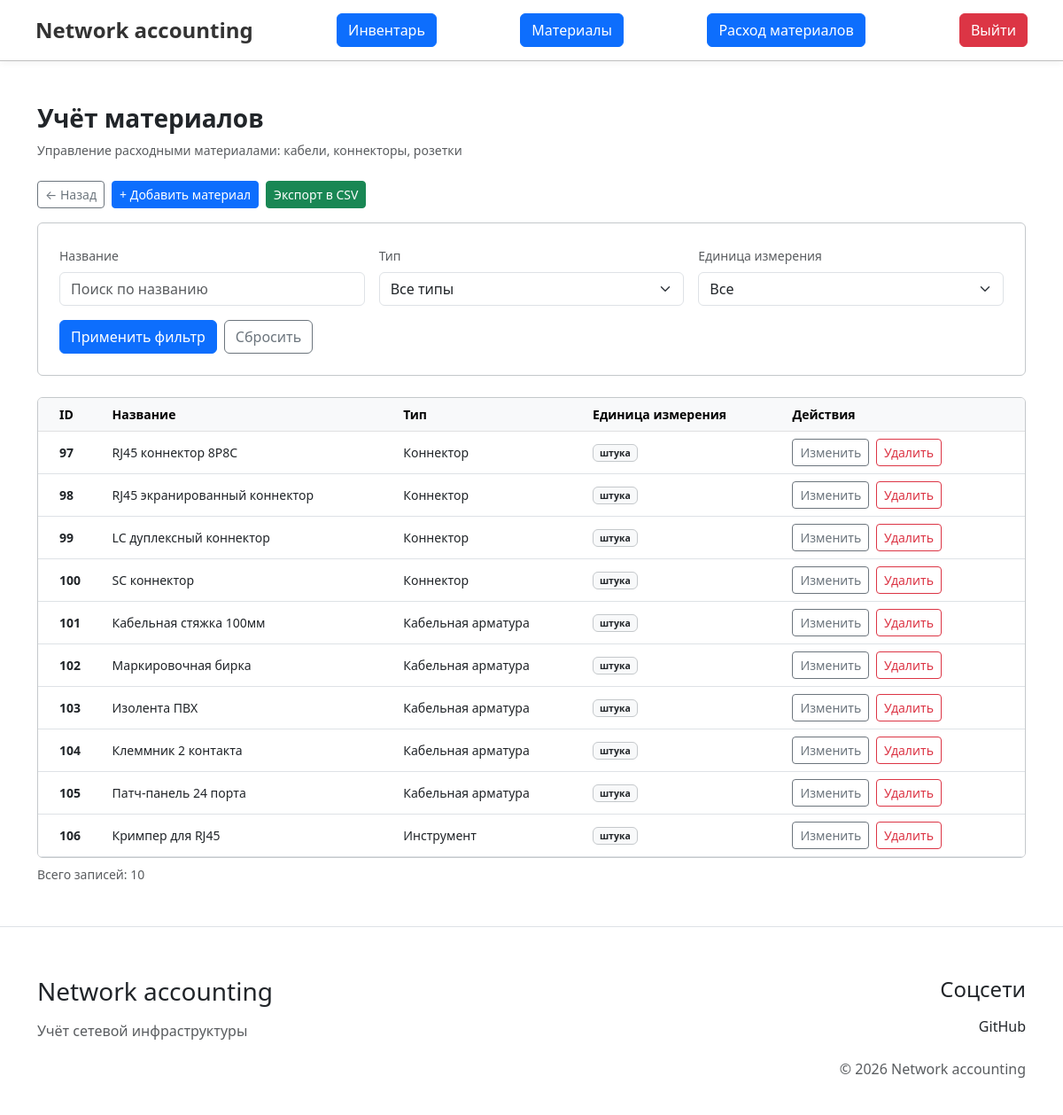
The app's page /controllers/materials/materials_view.php?action=index (signed in) with its own data.
### tables this page shows
CREATE TABLE `materials` (
  `id` int(11) NOT NULL AUTO_INCREMENT,
  `name` varchar(100) NOT NULL,
  `type` int(11) NOT NULL,
  `unit` enum('m','pcs') NOT NULL,
  PRIMARY KEY (`id`),
  KEY `fk_material_type` (`type`),
  CONSTRAINT `fk_material_type` FOREIGN KEY (`type`) REFERENCES `material_type` (`id`) ON UPDATE CASCADE
);

CREATE TABLE `material_type` (
  `id` int(11) NOT NULL AUTO_INCREMENT,
  `name` varchar(255) NOT NULL,
  `display_name` varchar(255) NOT NULL,
  PRIMARY KEY (`id`)
);

### app/includes/functions.php (called while the page is built, shortened)
<?php
function getAllMaterialsFiltered($pdo, $page = 1, $perPage = 10, $filters = [])
{
    $offset = ($page - 1) * $perPage;
    $where = [];
    $params = [];
    $whereClause = $where ? "WHERE " . implode(" AND ", $where) : "";
    $countSql = "SELECT COUNT(*) FROM materials m $whereClause";
    $countStmt = $pdo->prepare($countSql);
    $countStmt->execute();
    $total = $countStmt->fetchColumn();
    $sql = "SELECT
                m.*,
                mt.display_name as type_name
            FROM materials m
            LEFT JOIN material_type mt ON m.type = mt.id
            $whereClause
            ORDER BY m.id
            LIMIT $offset, $perPage";
    $stmt = $pdo->prepare($sql);
    $stmt->execute();
    return [
        'materials' => $stmt->fetchAll(),
        'total' => $total,
        'page' => $page,
        'perPage' => $perPage,
        'totalPages' => ceil($total / $perPage)
    ];
}
?>

### app/view/materials/materials.php (the view, shortened to what this page needs)
<?php include '../../app/includes/header.php'; ?>
    <div class="container my-5">
        <div class="row mb-4">
            <div class="col-12">
                <h1 class="h3 mb-2 fw-bold">Учёт материалов</h1>
                <div class="text-muted small">
                    <span>Управление расходными материалами: кабели, коннекторы, розетки</span>
                </div>
            </div>
        </div>
        <div class="row mb-4">
            <div class="col-12">
                <div class="mb-3 d-flex gap-2">
                    <a href="../../" class="btn btn-sm btn-outline-secondary">
                        &larr; Назад
                    </a>
                    <a href="../../app/view/materials/insert_material.php" class="btn btn-sm btn-primary">
                        + Добавить материал
                    </a>
                    <a href="../export_to_csv.php?type=materials" class="btn btn-sm btn-success">
                        Экспорт в CSV
                    </a>
                </div>
                <div class="card border-secondary-subtle">
                    <div class="card-body p-4">
                        <form method="GET" action="" class="row g-3">
                            <div class="col-md-4">
                                <label class="form-label small fw-medium text-muted">Название</label>
                                <input type="text" name="name" class="form-control"
                                       value="<?php echo htmlspecialchars($_GET['name'] ?? ''); ?>"
                                       placeholder="Поиск по названию">
                            </div>
                            <div class="col-md-4">
                                <label class="form-label small fw-medium text-muted">Тип</label>
                                <select name="type" class="form-select">
                                    <option value="">Все типы</option>
                                </select>
                            </div>
                            <div class="col-md-4">
                                <label class="form-label small fw-medium text-muted">Единица измерения</label>
                                <select name="unit" class="form-select">
                                    <option value="">Все</option>
                                </select>
                            </div>
                            <div class="col-12 d-flex gap-2">
                                <button type="submit" class="btn btn-primary">Применить фильтр</button>
                                <a href="?" class="btn btn-outline-secondary">Сбросить</a>
                            </div>
                        </form>
                    </div>
                </div>
            </div>
        </div>
        <div class="row mb-4">
            <div class="col-12">
                <div class="table-responsive card border-secondary-subtle bg-white">
                    <div class="card-body p-0">
                        <table class="table table-hover align-middle mb-0">
                            <thead class="table-light text-muted small">
                            <tr>
                                <th class="ps-4">ID</th>
                                <th>Название</th>
                                <th>Тип</th>
                                <th>Единица измерения</th>
                                <th class="pe-4">Действия</th>
                            </tr>
                            </thead>
                            <tbody class="small">
                            <?php if (empty($result['materials'])): ?>
                                <tr>
                                    <td colspan="5" class="text-center py-4 text-muted">
                                        Материалы не найдены
                                    </td>
                                </tr>
                            <?php else: ?>
                                <?php foreach ($result['materials'] as $material): ?>
                                    <tr>
                                        <td class="ps-4 fw-bold"><?php echo $material['id']; ?></td>
                                        <td><?php echo htmlspecialchars($material['name']); ?></td>
                                        <td><?php echo htmlspecialchars($material['type_name']); ?></td>
                                        <td>
                                            <?php
                                            if ($material['unit'] == 'm') {
                                                echo '<span class="badge bg-light text-dark border border-secondary-subtle">метр</span>';
                                            } else {
                                                echo '<span class="badge bg-light text-dark border border-secondary-subtle">штука</span>';
                                            }
                                            ?>
                                        </td>
                                        <td class="pe-4">
                                            <a href="../../app/view/materials/update_material.php?id=<?php echo $material['id']; ?>"
                                               class="btn btn-sm btn-outline-secondary me-1">
                                                Изменить
                                            </a>
                                            <a href="?action=delete&id=<?php echo $material['id']; ?>"
                                               class="btn btn-sm btn-outline-danger"
                                               onclick="return confirm('Удалить материал?')">
                                                Удалить
                                            </a>
                                        </td>
                                    </tr>
                                <?php endforeach; ?>
                            <?php endif; ?>
                            </tbody>
                        </table>
                    </div>
                </div>
                <?php if (!empty($result['materials'])): ?>
                    <div class="mt-2 text-muted small">
                        Всего записей: <?php echo $result['total']; ?>
                    </div>
                <?php endif; ?>
            </div>
        </div>
    </div>
<?php include '../../app/includes/footer.php'; ?>

### public/assets/css/style.css (style rules this page uses)
html, body { height: 100%; margin: 0; padding: 0; }
body { display: flex; flex-direction: column; min-height: 100vh; }

### records on screen
materials: id "97", name "RJ45 коннектор 8P8C", type.display_name "Коннектор", unit "штука"
materials: id "98", name "RJ45 экранированный коннектор", type.display_name "Коннектор", unit "штука"
materials: id "99", name "LC дуплексный коннектор", type.display_name "Коннектор", unit "штука"
materials: id "100", name "SC коннектор", type.display_name "Коннектор", unit "штука"
materials: id "101", name "Кабельная стяжка 100мм", type.display_name "Кабельная арматура", unit "штука"
materials: id "102", name "Маркировочная бирка", type.display_name "Кабельная арматура", unit "штука"
materials: id "103", name "Изолента ПВХ", type.display_name "Кабельная арматура", unit "штука"
materials: id "104", name "Клеммник 2 контакта", type.display_name "Кабельная арматура", unit "штука"
materials: id "105", name "Патч-панель 24 порта", type.display_name "Кабельная арматура", unit "штука"
materials: id "106", name "Кримпер для RJ45", type.display_name "Инструмент", unit "штука"

### other values on screen
$result['total'] "10"
